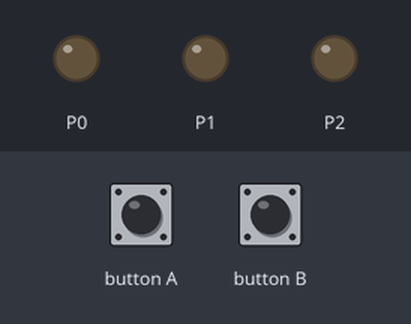
The program below on a simulated BBC micro:bit (MakeCode). On the bench: output pins drawn as LEDs (lit = HIGH). The inputs (shaded band) are chosen by the test bench.

Above: at 1.2 s.
1.3 s: button A pressed for 0.15 s
At 3.4 s:
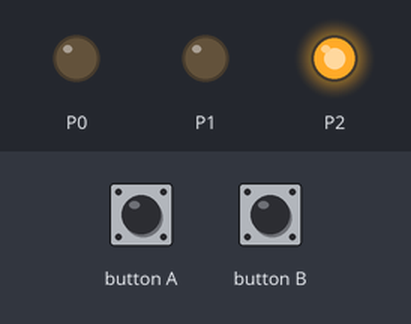
At 4.3 s:
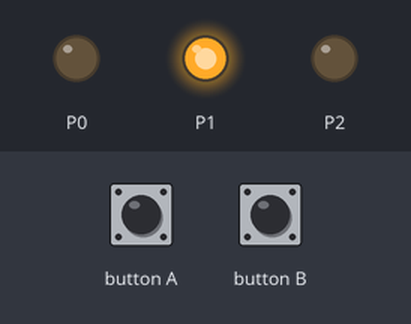
4.4 s: button B pressed for 0.15 s
At 5.7 s:
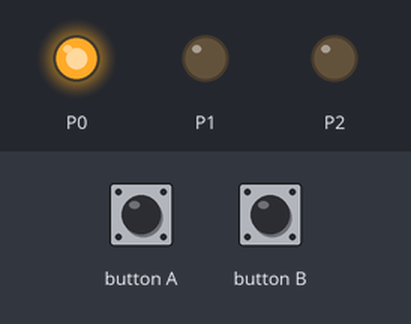
Timing chart, 0 to 13.5 s (numbered marks = the images above; inputs shaded):
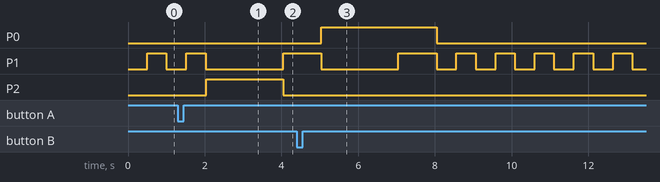

The program:

main.ts
```typescript
let be_ki = false
input.onButtonPressed(Button.A, function () {
    be_ki = true
})
function LámpaCiklus () {
    pins.digitalWritePin(DigitalPin.P2, 1)
    basic.pause(2000)
    pins.digitalWritePin(DigitalPin.P2, 0)
    pins.digitalWritePin(DigitalPin.P1, 1)
    basic.pause(1000)
    pins.digitalWritePin(DigitalPin.P1, 0)
    pins.digitalWritePin(DigitalPin.P0, 1)
    basic.pause(2000)
    pins.digitalWritePin(DigitalPin.P1, 1)
    basic.pause(1000)
    pins.digitalWritePin(DigitalPin.P0, 0)
    pins.digitalWritePin(DigitalPin.P1, 0)
}
input.onButtonPressed(Button.B, function () {
    be_ki = false
})
function SárgánVillog () {
    basic.pause(500)
    pins.digitalWritePin(DigitalPin.P1, 1)
    basic.pause(500)
    pins.digitalWritePin(DigitalPin.P1, 0)
}
basic.forever(function () {
    if (be_ki) {
        LámpaCiklus()
    } else {
        SárgánVillog()
    }
})
```

test.ts
```typescript
// ide kerülnek a tesztek; a rendszer ezt nem kompilálja, ha a csomagot bővítményként használják.
```

Measured:
- after the input at 1.3 s, P2: LOW → HIGH after 0.74 s, → LOW 2.0 s later
- after the input at 4.4 s, P0: goes on until 8.0 s, then stays LOW; P2: stays LOW (without the input it goes to HIGH after 3.7 s)
